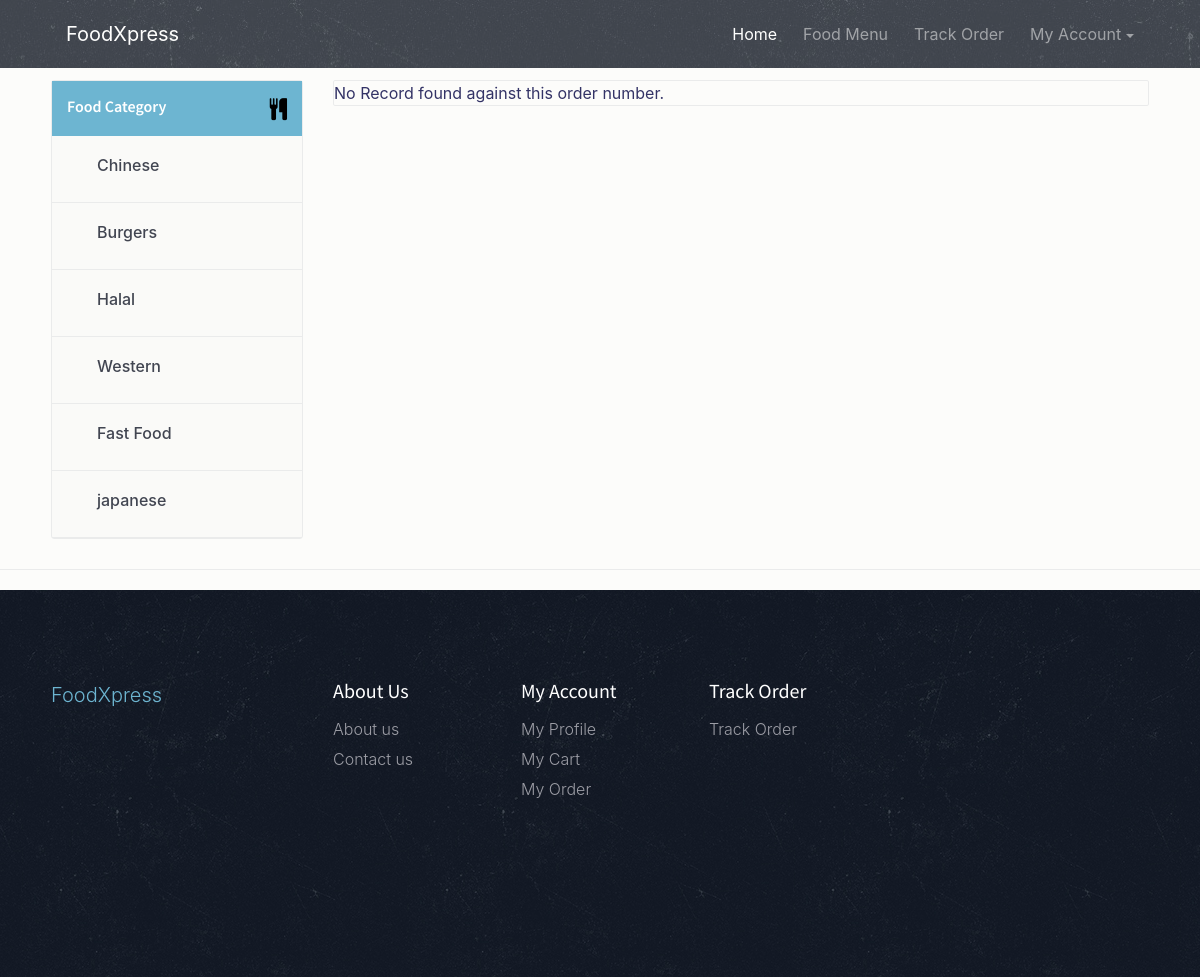
Screenshot of /track-order-search.php with the database file from the repository.
### tables this page shows
CREATE TABLE `tbl_category` (
  `id` int(11) NOT NULL,
  `categoryName` varchar(100) DEFAULT NULL,
  `dateCreated` timestamp NULL DEFAULT CURRENT_TIMESTAMP
);

### track-order-search.php (the view, shortened to what this page needs)
<?php
include_once('includes/dbconnection.php');
  ?>
<!DOCTYPE html>
<html lang="en">
<head>
    <link href="css/bootstrap.min.css" rel="stylesheet">
    <link href="css/font-awesome.min.css" rel="stylesheet">
    <link href="css/animsition.min.css" rel="stylesheet">
    <link href="css/animate.css" rel="stylesheet">
    <link href="css/style.css" rel="stylesheet">
</head>
<body>
    <div class="site-wrapper animsition" data-animsition-in="fade-in" data-animsition-out="fade-out">
        <header id="header" class="header-scroll top-header headrom">
       <?php include_once('includes/header.php');?>
        </header>
        <div class="page-wrapper">
            <div class="result-show">
                <div class="container">
                    <div class="row">
                        <div class="col-sm-3">
                    </div>
                </div>
            </div>
            <section class="restaurants-page">
                <div class="container">
                    <div class="row">
                        <div class="col-xs-12 col-sm-5 col-md-5 col-lg-3">
                            <div class="sidebar clearfix m-b-20">
                                <div class="main-block">
                                    <div class="sidebar-title white-txt">
                                        <h6>Food Category</h6> <i class="fa fa-cutlery pull-right"></i> </div>
                                    <?php
      $query=mysqli_query($con,"select * from  tbl_category");
              while($row=mysqli_fetch_array($query))
              {
              ?>
                               <ul>
                                            <li>
                                                <label class="custom-control custom-checkbox">
                                                    <span class="custom-control-description"><a href="viewfood-categorywise.php?catid=<?php echo $row['categoryName'];?>"><?php echo $row['categoryName'];?></a></span> </label>
                                            </li>
                                        </ul>
                                        <?php } ?>
                                    <div class="clearfix"></div>
                                </div>
                            </div>
                        </div>
                        <div class="col-xs-12 col-sm-7 col-md-7 col-lg-9">
                            <div class="bg-gray restaurant-entry">
<?php
$orderno=$_POST['ordernumber'];
      $query=mysqli_query($con,"select * from  tbl_orderdetails  where orderNumber='$orderno'");
      $result=mysqli_num_rows($query);
      if($result=='0'){ ?>
<div class="row">
<div class="col-sm-12 col-md-12 col-lg-8 text-xs-center text-sm-left">
No Record found against this order number.
</div>
</div>
       <?php }else {
              while($row=mysqli_fetch_array($query))
              { ?>
                                <div class="row">
                                    <div class="col-sm-12 col-md-12 col-lg-8 text-xs-center text-sm-left">
                                        <div class="entry-logo">
                                <a class="img-fluid" href="order-details.php?orderid=<?php echo $row['orderNumber'];?>"><img src="images/order.jpg" width="100" height="100" alt="Order "></a>
                                        </div>
                                        <div class="entry-dscr">
         <h5><a href="order-details.php?orderid=<?php echo $row['orderNumber'];?>">Order # <?php echo $row['orderNumber'];?></a></h5>
         <p><b>Order Date :</b> <?php echo $row['orderTime']?></p>
                                            <ul class="list-inline">
                                                <li class="list-inline-item"><i class="fa fa-check"></i>
                                                    <?php $status=$row['orderFinalStatus'];
if($status==''){
 echo "Waiting for Restaurant confirmation";
} else{
echo $status;
}
                                                    ?></li>
                                                <li class="list-inline-item"><i class="fa fa-motorcycle"></i>
<?php
$link = "http";
$link .= "://";
$link .= $_SERVER['HTTP_HOST'];
?>
 <a href="javascript:void(0);" onClick="popUpWindow('trackorder.php?oid=<?php echo htmlentities($row['orderNumber']);?>');" title="Track order">Track Order</a></li>
                                            </ul>
                                        </div>
                                    </div>
                                    <div class="col-sm-12 col-md-12 col-lg-4 text-xs-center">
                                        <div class="right-content bg-white">
                                            <div class="right-review">
                                     <a href="track-order-details.php?orderid=<?php echo $row['orderNumber'];?>" class="btn theme-btn-dash">View Details</a> </div>
                                        </div>
                                    </div>
                                </div>
                                <hr />
                            <?php }} ?>
                            </div>
                            </div>
                        </div>
                    </div>
                </div>
            <?php include('includes/footer.php');?>
        </div>
    </div>
</body>
</html>

### css/style.css (style rules this page uses)
body { background: rgba(252, 251, 249, 0.68); font-size: 16px; color: #4d4f56; font-weight: 400; overflow-x: hidden; }
.h1, .h2, .h3, .h4, .h5, .h6, h1, h2, h3, h4, h5, h6 { font-family: "Source Sans Pro", sans-serif; color: #25282b; }
a { color: #6db5d1; }
ul { list-style-type: none; padding: 0; }
.container { max-width: 1270px; width: 94%; }
.page-wrapper { padding-top: 68px; }
.custom-control { padding-left: 30px; }
.m-b-20 { margin-bottom: 20px; }
#header { position: fixed; width: 100%; border: 0; z-index: 99; }
.result-show div i { margin-left: 10px; font-size: 22px; vertical-align: middle; color: #000; }
.result-show { padding: 7px 0 10px; border-bottom: 1px solid #eaebeb; color: #333366; margin-bottom: 20px; }
.sidebar { border: 1px solid #eaebeb; background: #fafaf8; border-radius: 3px; }
.sidebar-title { padding: 15px 15px 15px; background: #6db5d1; float: left; width: 100%; }
.sidebar-title h6 { float: left; margin-bottom: 0; color: #fff; font-size: 16px; font-weight: 600; line-height: 20px; }
.sidebar-title i { float: right; color: #fff; font-size: 15px; margin-top: 3px; }
.main-block ul li { line-height: 28px; font-weight: 300; display: block; border-bottom: 1px solid #eaebeb; font-weight: 500; color: #414551; }
.main-block ul li a { color: #414551; display: block; font-weight: 500; padding: 15px; }
.main-block ul { float: left; width: 100%; margin-bottom: 0; }
.main-block ul li:first-of-type { border-top: none }
.restaurant-entry { border: 1px solid #eaebeb; border-radius: 2px; margin-bottom: 20px; }

### rows the page displays
tbl_category: categoryName "Chinese"
tbl_category: categoryName "Burgers"
tbl_category: categoryName "Halal"
tbl_category: categoryName "Western"
tbl_category: categoryName "Fast Food"
tbl_category: categoryName "japanese"
